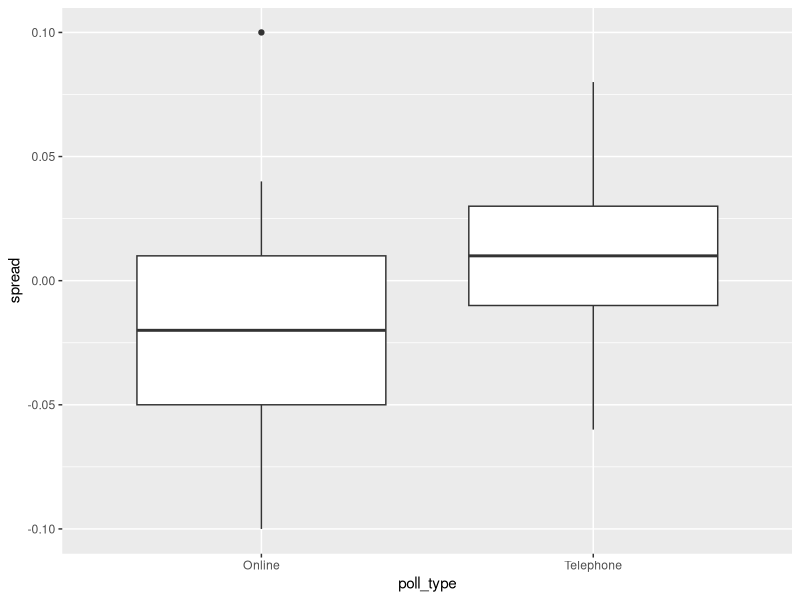
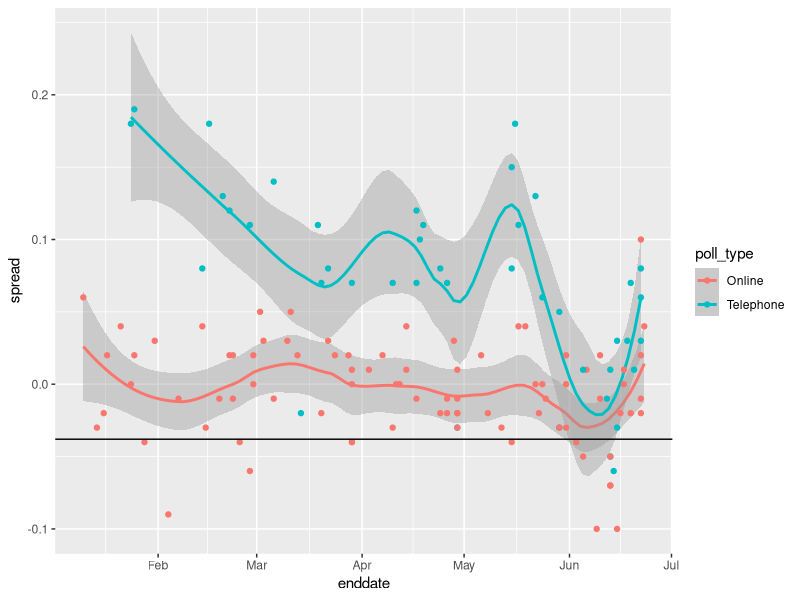
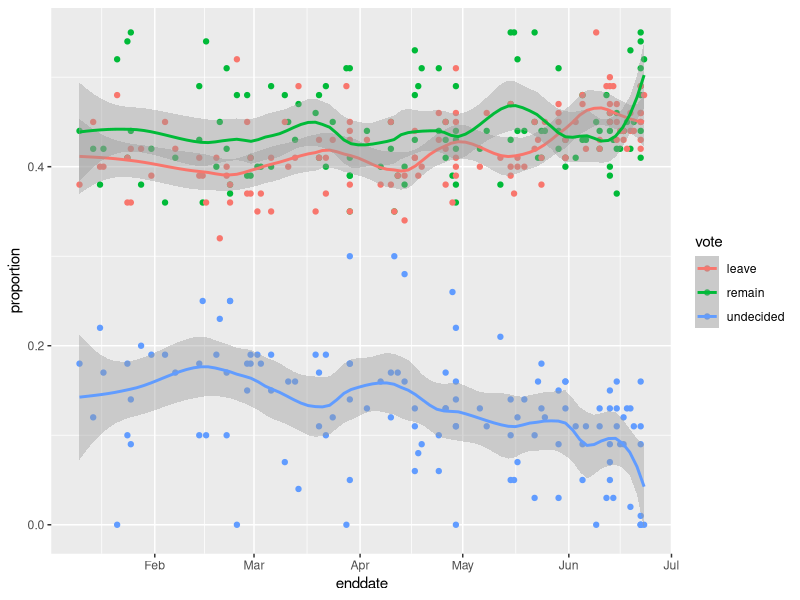

The R script that drew these images, in order:
#brexit analysis
update.packages("dslabs")
library(tidyverse)
options(digits = 3)
# load brexit_polls object
library(dslabs)
data(brexit_polls)

p <- 0.481    # official proportion voting "Remain"
d <- 2*p-1    # official spread
N <- 1500 #number of voters in samples
ev_remain <- N*p #expected number voting remain
se_remain <- sqrt(p*(1-p)*N) 
se_remain
se_xbar <- sqrt(p*(1-p)/N) #xbar is expected proportion voting remain
se_xbar
d #spread between proportion voting remain and proportion voting leave
se_d <- 2*se_xbar
se_d

head(brexit_polls)
brexit_polls <- brexit_polls %>%
  mutate(x_hat = (spread+1)/2)
mean(brexit_polls$spread)
sd(brexit_polls$spread)
mean(brexit_polls$x_hat)
sd(brexit_polls$x_hat)


brexit_polls[1,] #yougov poll
xhat1 <- brexit_polls$x_hat[1]
xhat1
#lower 95% CI for remain
lower <- xhat1 - qnorm(.975)*sqrt(xhat1*(1-xhat1)/brexit_polls$samplesize[1])
#upper CI for remain
upper <- xhat1 + qnorm(.975)*sqrt(xhat1*(1-xhat1)/brexit_polls$samplesize[1])
lower
upper

#june polls only
brexit_polls <- brexit_polls %>%
  mutate(x_hat = (spread+1)/2)
june_polls <- brexit_polls %>%
  filter(enddate >= "2016-06-01") %>%
  mutate(se_x_hat = sqrt(x_hat*(1-x_hat)/samplesize)) %>%
  mutate(se_d_2 = 2*se_x_hat) %>%
  mutate(lower = spread - qnorm(.975)*se_d_2) %>%
  mutate(upper = spread + qnorm(.975)*se_d_2) %>%
  mutate(hit = d >= lower & d <= upper)
head(june_polls)
nrow(june_polls)
length(which(0 >= june_polls$lower & 0 <= june_polls$upper))/nrow(june_polls)
#above is the proportion of polls that contain 0
length(which(june_polls$lower > 0))/nrow(june_polls) 
#proportion that predict remain (CI totally above zero)
mean(june_polls$hit)

#hit rate by pollster
june_polls %>% group_by(pollster) %>%
  summarize(npolls = n(), hit_rate = mean(hit), bias = mean(spread) - d) %>% 
  #all summarizes must be in 1 summarize or it won't work
  arrange(desc(hit_rate))

#boxplot
june_polls %>% ggplot(aes(x = poll_type, y = spread)) +
  geom_boxplot()

#calculate CIs by spread for june polls
#grouped by poll type
combined_by_type <- june_polls %>%
  group_by(poll_type) %>%
  summarize(N = sum(samplesize),
            spread = sum(spread*samplesize)/N,
            p_hat = ((spread + 1)/2), 
            se_p_hat = sqrt(p_hat*(1-p_hat)/N), 
            se_spread = 2*se_p_hat, 
            lower = spread - qnorm(.975)*se_spread, 
            upper = spread + qnorm(.975)*se_spread)
combined_by_type

#2by2 table of poll type and status, perform chi square test
brexit_hit <- brexit_polls %>%
  mutate(p_hat = (spread + 1)/2,
         se_spread = 2*sqrt(p_hat*(1-p_hat)/samplesize),
         spread_lower = spread - qnorm(.975)*se_spread,
         spread_upper = spread + qnorm(.975)*se_spread,
         hit = spread_lower < -0.038 & spread_upper > -0.038) %>%
  select(poll_type, hit) 
head(brexit_hit)
brexit_hit_2by2 <- tibble(poll_type = c("Online","Telephone"), 
                          hit = c(length(which(brexit_hit$poll_type == "Online" & 
                                                 brexit_hit$hit == TRUE)), 
                                  length(which(brexit_hit$poll_type == "Telephone" & 
                                                 brexit_hit$hit == TRUE))),
                          no_hit = c(length(which(brexit_hit$poll_type == "Online" & 
                                                    brexit_hit$hit == FALSE)),
                                     length(which(brexit_hit$poll_type == "Telephone" & 
                                                    brexit_hit$hit == FALSE))))
brexit_hit_2by2
chisqtest_brexit <- brexit_hit_2by2 %>%
  select(-poll_type) %>%
  chisq.test()
chisqtest_brexit$p.value
#q10
odds_online <- (brexit_hit_2by2$hit[1]/
                  (brexit_hit_2by2$hit[1] + brexit_hit_2by2$no_hit[1])) / 
  (brexit_hit_2by2$no_hit[1]/
     (brexit_hit_2by2$hit[1] + brexit_hit_2by2$no_hit[1]))
odds_online
odds_telephone <- (brexit_hit_2by2$hit[2]/
                     (brexit_hit_2by2$hit[2] + brexit_hit_2by2$no_hit[2])) / 
  (brexit_hit_2by2$no_hit[2]/
     (brexit_hit_2by2$hit[2] + brexit_hit_2by2$no_hit[2]))
odds_telephone
odds_online/odds_telephone
#plot spread over time, colored by poll type
#plot smooth curves with span of 0.4, with individual data points. line for final d
spreadbytime <- brexit_polls %>% 
  ggplot(aes(x = enddate, y = spread, color = poll_type)) +
  geom_smooth(method = "loess", span = 0.4) +
  geom_point() +
  geom_hline(aes(yintercept = -0.038))
spreadbytime
#graph proportion over time colored by vote, raw proportions of votes on givenpoll
brexit_long <- brexit_polls %>%
  gather(vote, proportion, "remain":"undecided") %>%
  mutate(vote = factor(vote))
voteproportion_bytime <- brexit_long %>%
  ggplot(aes(x = enddate, y = proportion, col = vote)) +
  geom_point() +
  geom_smooth(method = "loess", span = 0.3) #add trendline
voteproportion_bytime
